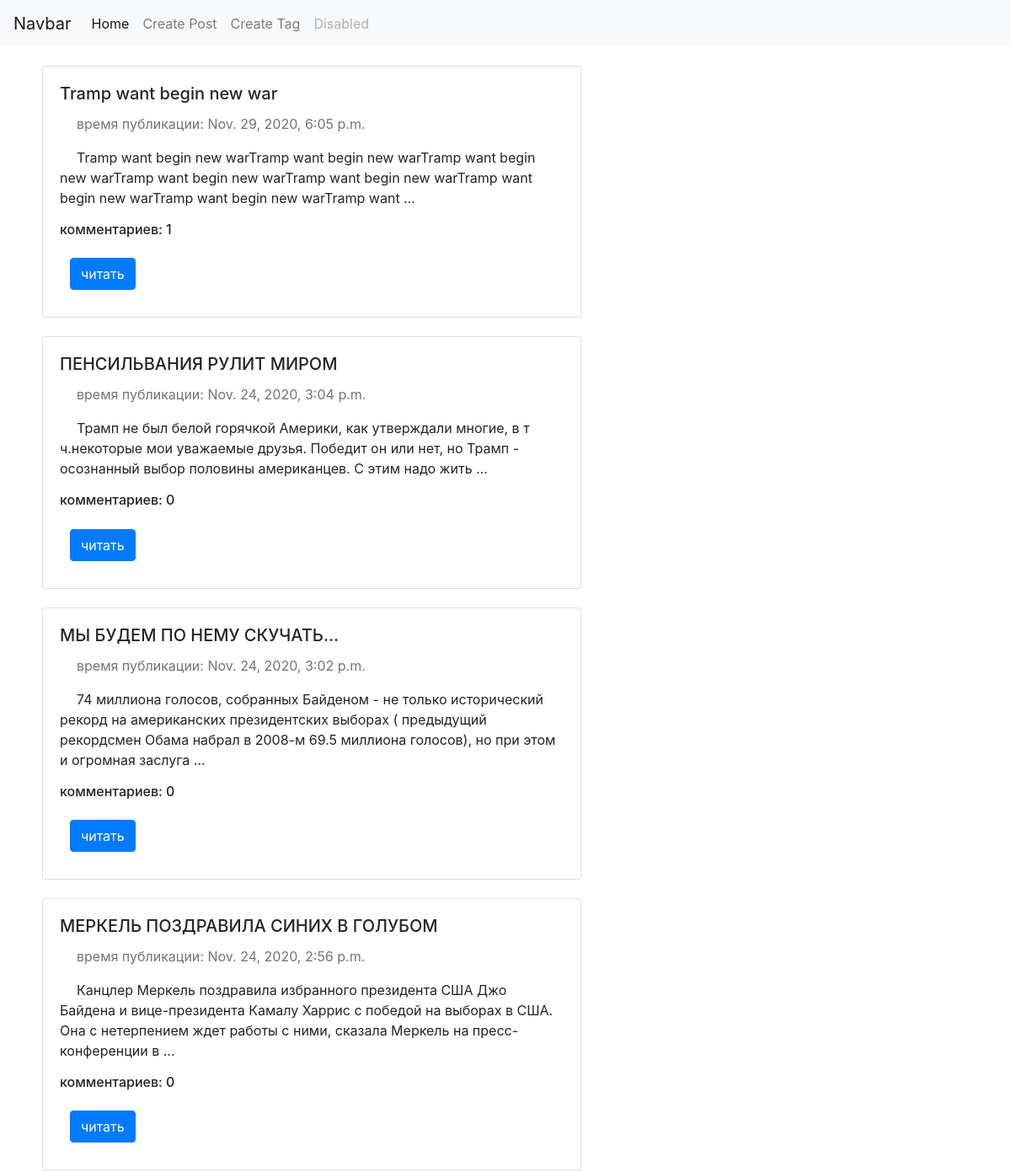
Page /tags/tramp/ (upper part) on the earlier database version.
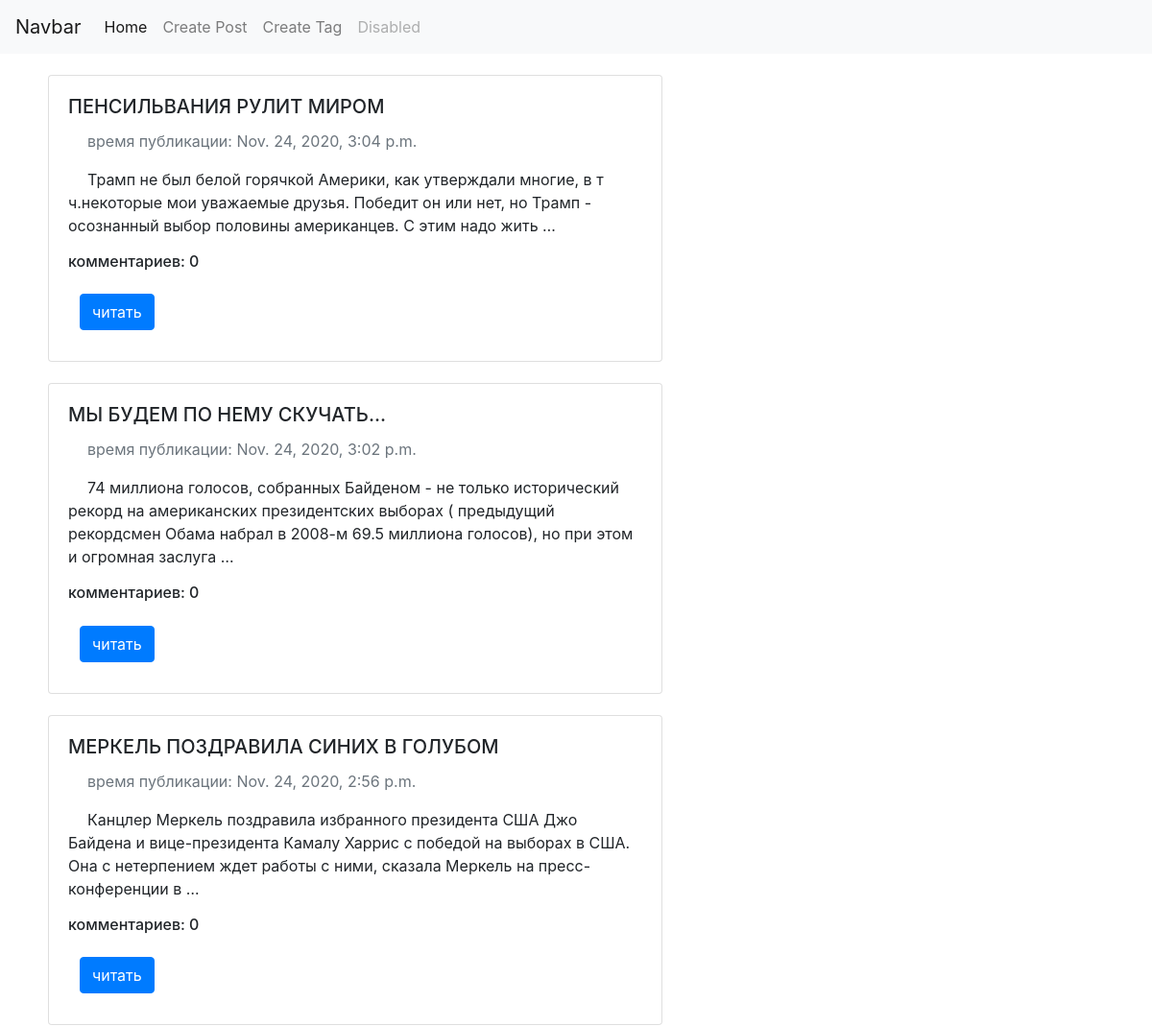
Same page on the later database version.
### posts/models.py (models this page shows, shortened)
class Post(models.Model):
    title = models.CharField(max_length=150)
    text = models.TextField(blank=True)
    pub_date = models.DateTimeField(auto_now_add=True)
    slug = models.SlugField(max_length=50, unique=True)
    tags = models.ManyToManyField('Tag', blank=True, related_name='posts')
    def get_absolute_url(self):
        return reverse('post_details_url', kwargs={'slug': self.slug})
    @property
    def get_commets_count(self):
        return f"комментариев: {Post.objects.filter(pk=self.pk).aggregate(Count('comments'))['comments__count']}"
    class Meta:
        ordering = ['-pub_date']
        verbose_name = 'пост'
        verbose_name_plural = 'посты'

### posts/views.py (the view)
# urls.py: path('tags/<str:slug>/', views.TagPosts.as_view(), name='tags_url'),
class TagPosts(View):
    def get(self, request, slug):
        posts = Post.objects.filter(tags__slug=slug)
        return render(request, 'tags.html', context={'posts': posts,
                                                     'tag_slug': slug, })

### templates/tags.html (shortened to what this page needs)
{% extends 'base_blog.html' %}
{% block content %}
<div class="container">
    {% for post in posts %}
      {% include 'includes/post_card_template.html' %}
    {% endfor %}
</div>
{% endblock %}

### templates/includes/post_card_template.html
 <div class="card" style="width: 40rem; margin-left:5px">
    <div class="card-body">
      <h5 class="card-title">{{post.title}}</h5>
      <p class="text-muted">
        время публикации: {{post.pub_date}}
      </p>
      <p class="card-text">{{post.text|truncatewords:30}}</p>
      <h6 class="card-title">{{post.get_commets_count}}</h6>
      <a href="{{post.get_absolute_url}}" class="btn btn-primary">читать</a>
    </div>
  </div>

Differences in the rows shown:
removed Post: title "Tramp want begin new war", pub_date "Nov. 29, 2020, 6:05 p.m.", text "Tramp want begin new warTramp want begin new warTramp want begin new warTramp want begin new warTramp want begin new warTramp want begin new warTramp want begin new warTramp want …", get_commets_count "комментариев: 1"
